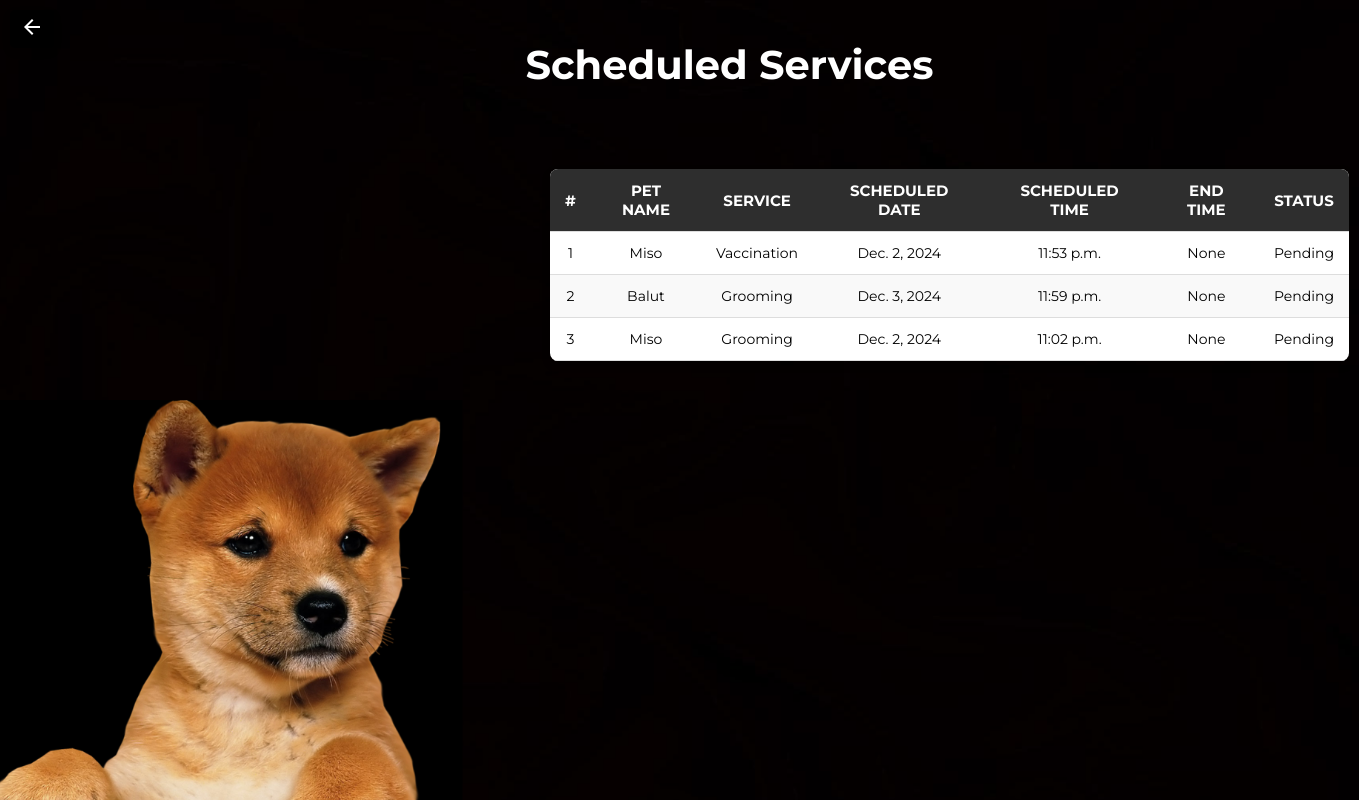
/user-scheduled-services/ (signed in), run on an earlier commit of the app's database.
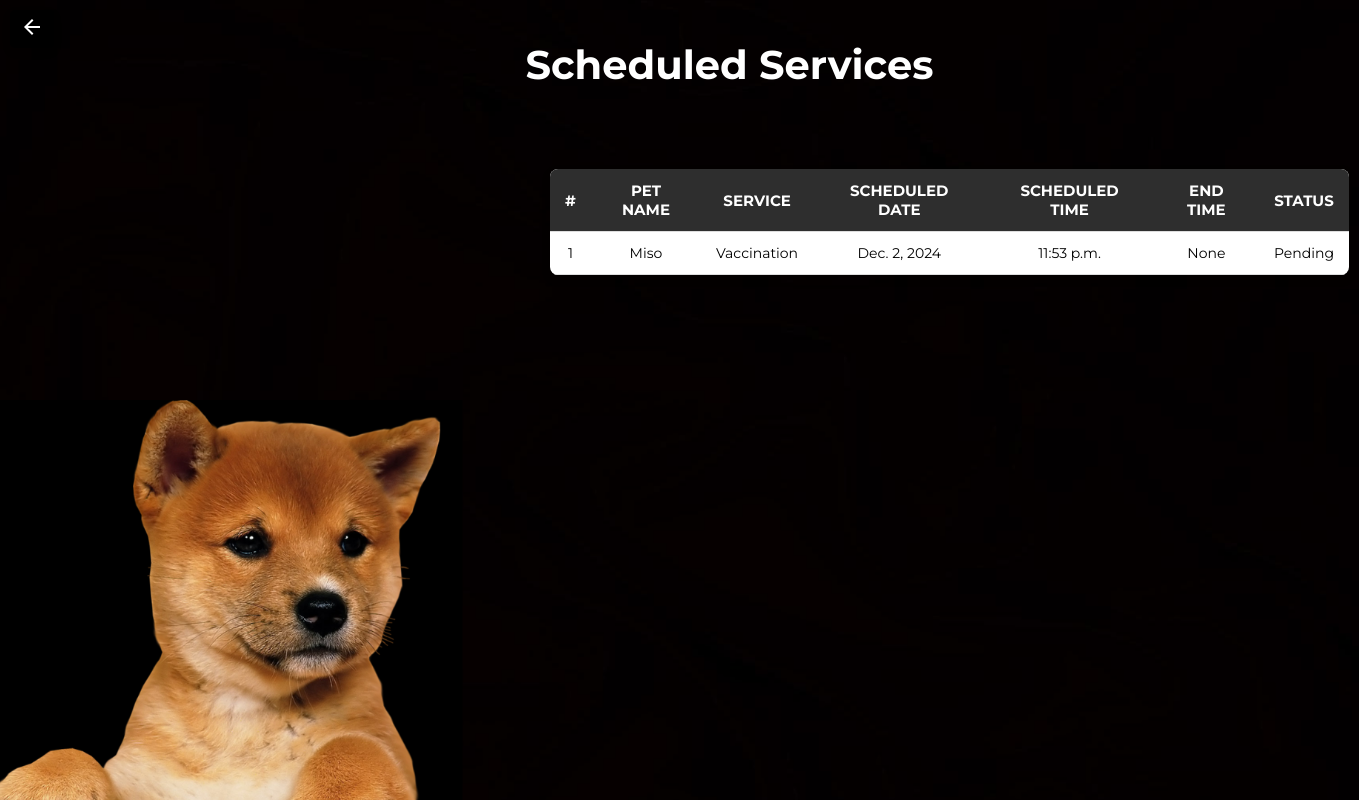
And on a later commit of the database.
### app/models.py (models this page shows, shortened)
class ScheduledServices(models.Model):
    user = models.ForeignKey(User, on_delete=models.CASCADE, related_name="scheduled_services")
    pet_name = models.CharField(max_length=30, null=True, blank=True)
    service = models.CharField(max_length=100, null=True, blank=True)
    scheduled_date = models.DateField(null=True, blank=True)
    scheduled_time = models.TimeField(null=True, blank=True)
    end_time = models.TimeField(null=True, blank=True)
    status = models.BooleanField(default=False, null=True)
    cancelled = models.BooleanField(default=False)
    finished = models.BooleanField(default=False)

### app/views.py (the view)
# urls.py: path('user-scheduled-services/', views.scheduled_services, name="scheduled_services"),
@login_required
def scheduled_services(request):
    if request.user.is_authenticated:
        appointments = ScheduledServices.objects.filter(user=request.user, status=False)
    else:
        appointments = []
    return render(request, 'user-scheduled-services.html', {'appointments': appointments})

### app/templates/user-scheduled-services.html (shortened to what this page needs)
{% load static %}
<!DOCTYPE html>
<html lang="en">
<head>
    <link rel="stylesheet" href="{% static 'css/adminapo.css' %}">
</head>
<body>
    <div class="admin-apo-page">
        <a href="{% url 'home' %}" class="home-btn">
            <button class="home-btn-button">
                <svg xmlns="http://www.w3.org/2000/svg" height="24px" viewBox="0 -960 960 960" width="24px" fill="#FFFFFF">
                    <path d="m313-440 224 224-57 56-320-320 320-320 57 56-224 224h487v80H313Z"/>
                </svg>
            </button>
        </a>
        <div class="admin-apo-main-text">
            <p>Scheduled Services</p>
        </div>
        {% if appointments %}
            <div class="admin-apo-table-container">
                <table class="admin-apo-table">
                    <thead>
                        <tr>
                            <th>#</th>
                            <th>Pet Name</th>
                            <th>Service</th>
                            <th>Scheduled Date</th>
                            <th>Scheduled Time</th>
                            <th>End Time</th>
                            <th>Status</th>
                        </tr>
                    </thead>
                    <tbody>
                        {% for appointment in appointments %}
                            <tr>
                                <td>{{ forloop.counter }}</td>
                                <td>{{ appointment.pet_name }}</td>
                                <td>{{ appointment.service }}</td>
                                <td>{{ appointment.scheduled_date }}</td>
                                <td>{{ appointment.scheduled_time }}</td>
                                <td>{{ appointment.end_time }}</td>
                                <td>{% if appointment.status %}Approved{% else %}Pending{% endif %}</td>
                            </tr>
                        {% endfor %}
                    </tbody>
                </table>
            </div>
        {% else %}
            <div class="admin-apo-no-appointments">
                <h2>No Scheduled Services</h2>
                <p>You don't have any scheduled appointments yet. You can do it <a href='/schedule-services'>here</a>.</p>
            </div>
        {% endif %}
    </div>
</body>
</html>

What changed in the data, as far as the page shows it:
no longer on this page (row edited): ScheduledServices: pet_name "Balut", service "Grooming", scheduled_date "Dec. 3, 2024", scheduled_time "11:59 p.m.", end_time "None", status "Pending"
no longer on this page (row edited): ScheduledServices: pet_name "Miso", service "Grooming", scheduled_date "Dec. 2, 2024", scheduled_time "11:02 p.m.", end_time "None", status "Pending"
